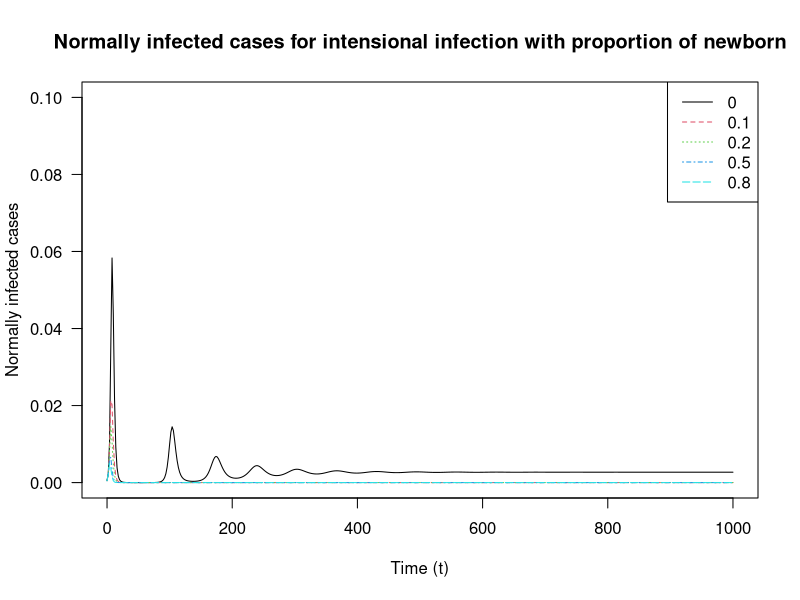

Here is the R script that generated this plot:
library(deSolve)
## Vector Field for SIR model
SIR.vector.field <- function(t, vars, parms) {
  ##SIR.vector.field <- function(t, vars=c(S=S,I=I,R=R,Q=Q,X=X), parms=c(R_0=R_0,gamma=gamma,delta=delta,mu=mu,p=p)) {
    with(as.list(c(parms, vars)), {
    dS <- mu*(1-p) -gamma*R_0*S*(I_N+I_T) -mu*S# dS/dt
    dQ <- gamma*R_0*S*(I_N+I_T) + mu*p # cumulative cases
    dX <- gamma*R_0*S*I_N #cumulative normally infected cases
    dI_T <- mu*p+gamma*R_0*S*I_T - gamma*I_T-mu*I_T # intensional infected cases, and cases which is infected by them
    dI_N <- gamma*R_0*S*I_N - gamma*I_N-mu*I_N # Normally infected cases
    dR <- gamma*(I_T+I_N)-mu*R #dR/dt
    
    dS_v <- mu*(1-p)-gamma*R_0*S_v*V - mu*(S_v)
    dV <- gamma*R_0*S_v*V - gamma*V-mu*V # Prevalence of vaccination
    dV_c <- gamma*R_0*S_v*V #cumulative infected cases with normal vaccination
    vec.fld <- c(dS=dS, dI_N=dI_N,dI_T=dI_T, dR=dR, dQ=dQ, dX=dX, dV=dV,dV_c=dV_c,dS_v=dS_v)
    return(list(vec.fld)) # ode() requires a list
  })
}

draw.soln <- function(ic=c(S=1,I_T=0,I_N=0,R=0,Q=0,X=0,V=0,V_c=0), tmax=1,
                      times=seq(0,tmax,by=tmax/500),
                      func, parms, ... ) {
  soln <- ode(ic, times, func, parms)
  lines(times, soln[,"I_N"], lwd=1,...)+
  
  return(invisible(as.data.frame(soln)))
}

## Plot solutions of the SIR model
tmax <- 1000 # end time for numerical integration of the ODE
## draw box for plot:
plot(0,0,xlim=c(0,tmax),ylim=c(0,0.1),
     type="n",main="Normally infected cases for intensional infection with proportion of newborn",xlab="Time (t)",ylab="Normally infected cases",las=1)
## initial conditions:
I_T0 <- 0.0005
I_N0 <- 0.0005
S0 <- 1 - (I_T0+I_N0)
R0 <- 1 - (I_T0+I_N0) - S0
V0 <- 0.001
Q0 <- I_T0+I_N0
X0 <- Q0
V_c0 <- V0
S_v0 <- 1 - V_c0
## draw solutions for several values of parameter R_0:
vary_p <- c(0,0.1,0.2,0.5,0.8)

for (i in 1:length(vary_p)) {
  draw.soln(ic=c(S=S0,I_N=I_N0,I_T=I_T0,R=R0,Q=Q0,X=X0,V=V0,V_c=V_c0,S_v=S_v0), tmax=tmax,
            func=SIR.vector.field,
            parms=c(R_0=1.8,gamma=1,delta=0,mu=1/80,p=vary_p[i]),
            col=i,
            lty=i # use a different line style for each solution
  )
}
legend("topright",legend=vary_p,col=1:length(vary_p),lty=1:length(vary_p))
